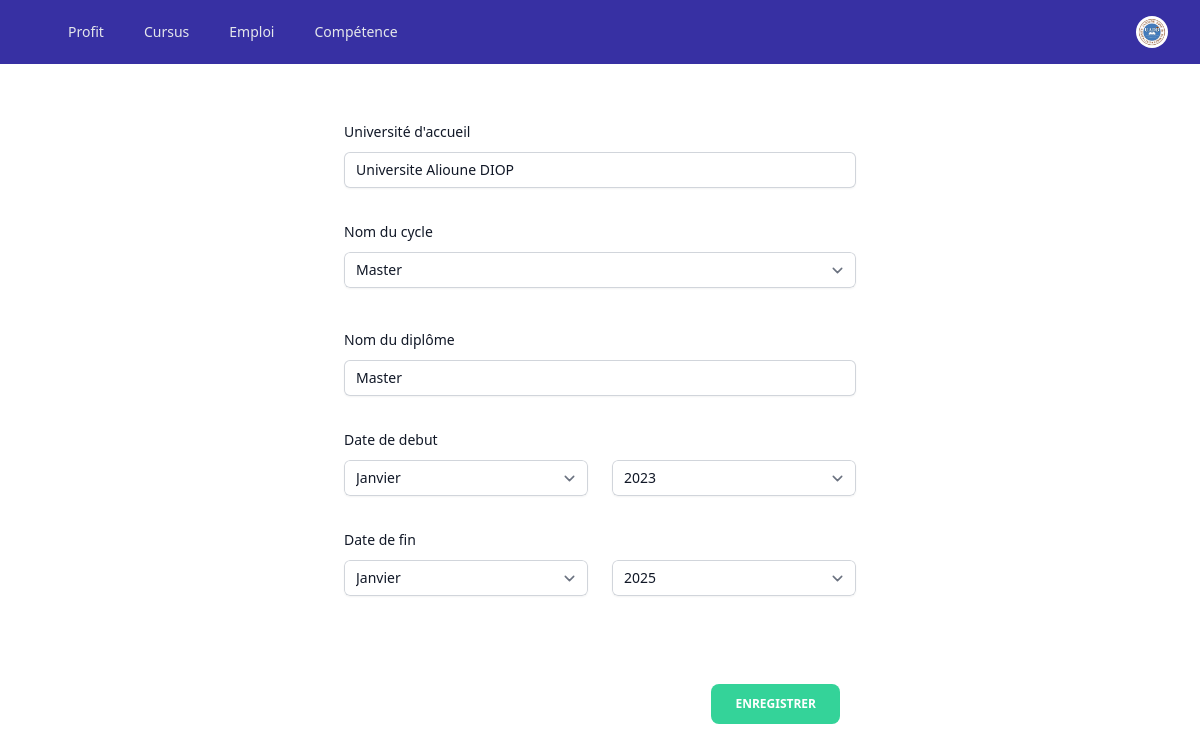
/cursus/modifier_cursus/7/, run on an earlier commit of the app's database.
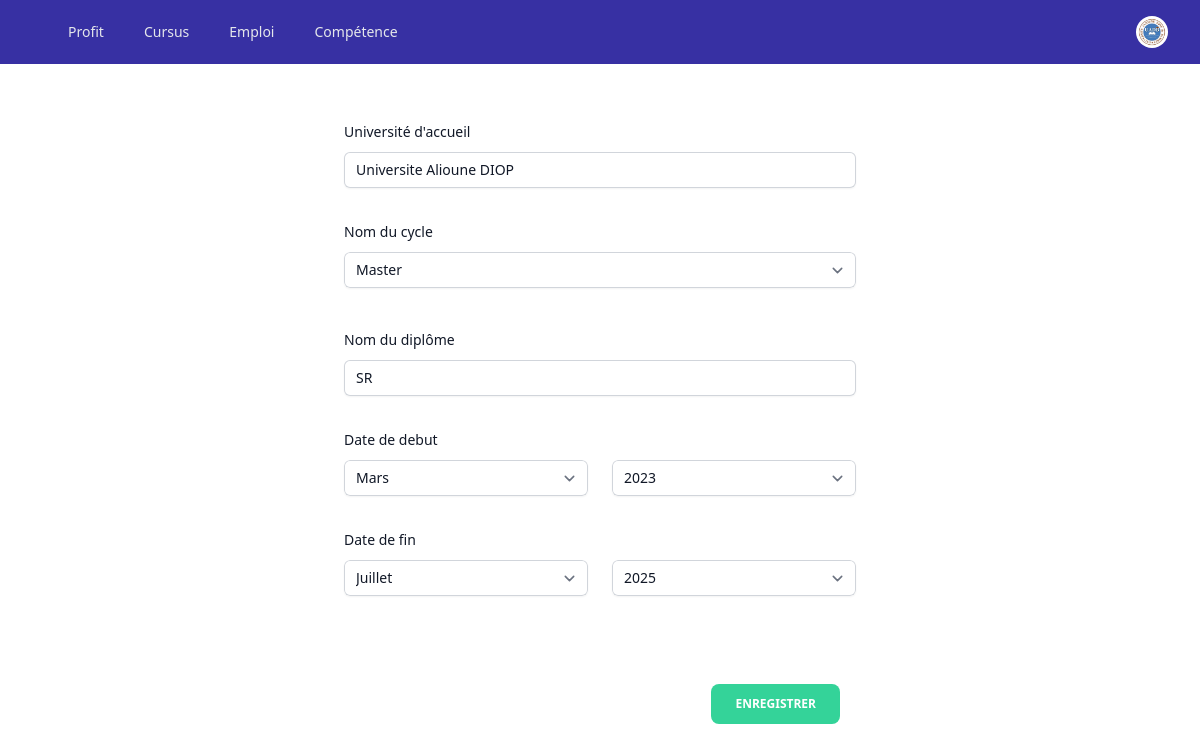
And on a later commit of the database.
### Cursus/models.py (models this page shows, shortened)
class Cursus(models.Model):
    etablissement=models.CharField(null=True,max_length=200)
    diplome_name=models.CharField(null=True,max_length=200)
    cycle=models.CharField(null=True,max_length=200,choices=cycle_name)
    autre_cycle=models.CharField(null=True,max_length=200,blank=True)
    mois_date_debut=models.CharField(max_length=20, choices=MOIS_CHOICES)
    annee_date_debut=models.CharField(max_length=40, choices=ANNEES)
    mois_date_fin=models.CharField(max_length=20, choices=MOIS_CHOICES,null=True,blank=True)
    annee_date_fin=models.CharField(max_length=40, choices=ANNEES,null=True,blank=True)
    etudiant=models.ForeignKey(Etudiant,on_delete=models.CASCADE)

### Cursus/views.py (the view)
# urls.py: path("modifier_cursus/<int:pk>/", views.cursus_update, name="cursus_update"),
def cursus_update(request,pk):
    cursus=Cursus.objects.get(id=pk)
    form = CursusForm(instance=cursus)
    autreCycle = Cursus.objects.filter(etudiant=request.user.id)
    if request.method == 'POST':
        form = CursusForm(request.POST,instance=cursus)
        if form.is_valid():
            form.save()
            return redirect("liste_cursus",pk)
    context={"form":form,"autreCycle":autreCycle}
    return render(request, "Cursus/cursus_update.html",context)

### Cursus/forms.py
class CursusForm(forms.ModelForm):
    class Meta:
        model = Cursus
        fields =['etablissement','diplome_name','cycle','autre_cycle','mois_date_debut','annee_date_debut','mois_date_fin','annee_date_fin']
        widgets ={"etablissement": forms.TextInput(attrs={'class':'block w-full rounded-md border-0 py-1.5 text-gray-900 shadow-sm ring-1 ring-inset ring-gray-300 placeholder:text-gray-400 focus:ring-2 focus:ring-inset focus:ring-indigo-600 sm:text-sm sm:leading-6 ',}),
                 "diplome_name": forms.TextInput(attrs={'class':'block w-full rounded-md border-0 py-1.5 text-gray-900 shadow-sm ring-1 ring-inset ring-gray-300 placeholder:text-gray-400 focus:ring-2 focus:ring-inset focus:ring-indigo-600 sm:text-sm sm:leading-6',}),
                 "autre_cycle": forms.TextInput(attrs={'id':'id_autre_cycle','class':'block w-full rounded-md border-0 py-1.5 text-gray-900 shadow-sm ring-1 ring-inset ring-gray-300 placeholder:text-gray-400 focus:ring-2 focus:ring-inset focus:ring-indigo-600 sm:text-sm sm:leading-6 hidden','placeholder':'Entrer le nom du cycle...'}),
                }

### templates/Cursus/cursus_update.html (shortened to what the changed rows need)
{% extends "index.html" %}
{% block contenu %}
{% include 'navbar.html' %}
<form class="mt-10 sm:mx-auto sm:w-full sm:max-w-lg"  method="post">
    <div class="mt-10 grid grid-cols-1 gap-x-6 gap-y-8 sm:grid-cols-6 pt-20">
        <div class="sm:col-span-full">
            <div class="mt-2">
                {{form.etablissement}}
            </div>
        </div>
    </div>
    <div class="mt-8 grid grid-cols-1 gap-x-6 gap-y-8 sm:grid-cols-6">
        <div class="sm:col-span-full">
            <div class="mt-2">
                <select name="cycle" id="cycleselect" onchange="toggleCycleInput()" autocomplete="family-name" class="block w-full rounded-md border-0 py-1.5 text-gray-900 shadow-sm ring-1 ring-inset ring-gray-300 placeholder:text-gray-400 focus:ring-2 focus:ring-inset focus:ring-indigo-600 sm:text-sm sm:leading-6" required>
                    {% for cycle_value, cycle_label in form.cycle.field.choices %}
                        <option value="{{ cycle_value }}" {% if form.cycle.value == cycle_value %}selected{% endif %}>{{ cycle_label }}</option>
                    {% endfor %}
                </select>
            </div>
        </div>
    </div>
    <div class="mt-6 grid grid-cols-1 gap-x-6 gap-y-8 sm:grid-cols-6 "id="diplome">
        <div class="sm:col-span-full">
            <div class="mt-2">
                {{form.diplome_name}}
            </div>
        </div>
        <div class="sm:col-span-3">
            <div class="mt-2">
                <select name="mois_date_debut" autocomplete="family-name" class="block w-full rounded-md border-0 py-1.5 text-gray-900 shadow-sm ring-1 ring-inset ring-gray-300 placeholder:text-gray-400 focus:ring-2 focus:ring-inset focus:ring-indigo-600 sm:text-sm sm:leading-6" required>
                    {% for mois_value, mois_label in form.mois_date_debut.field.choices %}
                        <option value="{{ mois_value }}" {% if form.mois_date_debut.value == mois_value %}selected{% endif %}>{{ mois_label }}</option>
                    {% endfor %}
                </select>
            </div>
        </div>
        <div class="sm:col-span-3">
            <div class="mt-8">
                <select name="annee_date_debut" autocomplete="family-name" class="block w-full rounded-md border-0 py-1.5 text-gray-900 shadow-sm ring-1 ring-inset ring-gray-300 placeholder:text-gray-400 focus:ring-2 focus:ring-inset focus:ring-indigo-600 sm:text-sm sm:leading-6" required>
                    {% for annee_value, annee_label in form.annee_date_debut.field.choices %}
                        <option value="{{ annee_value }}" {% if form.annee_date_debut.value == annee_value %}selected{% endif %}>{{ annee_label }}</option>
                    {% endfor %}
                </select>
            </div>
         </div>
         <div class="sm:col-span-3">
            <div class="mt-2">
                <select name="mois_date_fin" autocomplete="family-name" class="block w-full rounded-md border-0 py-1.5 text-gray-900 shadow-sm ring-1 ring-inset ring-gray-300 placeholder:text-gray-400 focus:ring-2 focus:ring-inset focus:ring-indigo-600 sm:text-sm sm:leading-6" required>
                    {% for mois_value, mois_label in form.mois_date_fin.field.choices %}
                        <option value="{{ mois_value }}" {% if form.mois_date_fin.value == mois_value %}selected{% endif %}>{{ mois_label }}</option>
                    {% endfor %}
                </select>
            </div>
        </div>
        <div class="sm:col-span-3">
            <div class="mt-8">
                <select name="annee_date_fin" autocomplete="family-name" class="block w-full rounded-md border-0 py-1.5 text-gray-900 shadow-sm ring-1 ring-inset ring-gray-300 placeholder:text-gray-400 focus:ring-2 focus:ring-inset focus:ring-indigo-600 sm:text-sm sm:leading-6" required>
                    {% for annee_value, annee_label in form.annee_date_fin.field.choices %}
                        <option value="{{ annee_value }}" {% if form.annee_date_fin.value == annee_value %}selected{% endif %}>{{ annee_label }}</option>
                    {% endfor %}
                </select>
            </div>
        </div>
    </div>
</form>
{% endblock %}

What changed in the data, as far as the page shows it:
changed Cursus "Universite Alioune DIOP": diplome_name "Master" → "SR"
Also different on the page:
form field mois_date_debut: "Janvier" → "Mars"
form field mois_date_fin: "Janvier" → "Juillet"
